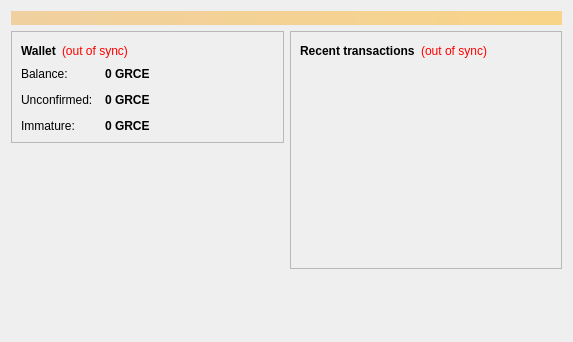
<?xml version="1.0" encoding="UTF-8"?>
<ui version="4.0">
 <class>OverviewPage</class>
 <widget class="QWidget" name="OverviewPage">
  <property name="geometry">
   <rect>
    <x>0</x>
    <y>0</y>
    <width>573</width>
    <height>342</height>
   </rect>
  </property>
  <property name="windowTitle">
   <string>Form</string>
  </property>
  <layout class="QVBoxLayout" name="topLayout">
   <item>
    <widget class="QLabel" name="labelAlerts">
     <property name="visible">
      <bool>false</bool>
     </property>
     <property name="styleSheet">
      <string notr="true">background-color: qlineargradient(x1: 0, y1: 0, x2: 1, y2: 0, stop:0 #F0D0A0, stop:1 #F8D488); color:#000000;</string>
     </property>
     <property name="wordWrap">
      <bool>true</bool>
     </property>
     <property name="margin">
      <number>3</number>
     </property>
    </widget>
   </item>
   <item>
    <layout class="QHBoxLayout" name="horizontalLayout" stretch="1,1">
     <item>
      <layout class="QVBoxLayout" name="verticalLayout_2">
       <item>
        <widget class="QFrame" name="frame">
         <property name="frameShape">
          <enum>QFrame::StyledPanel</enum>
         </property>
         <property name="frameShadow">
          <enum>QFrame::Raised</enum>
         </property>
         <layout class="QVBoxLayout" name="verticalLayout_4">
          <item>
           <layout class="QHBoxLayout" name="horizontalLayout_4">
            <item>
             <widget class="QLabel" name="label_5">
              <property name="font">
               <font>
                <weight>75</weight>
                <bold>true</bold>
               </font>
              </property>
              <property name="text">
               <string>Wallet</string>
              </property>
             </widget>
            </item>
            <item>
             <widget class="QLabel" name="labelWalletStatus">
              <property name="toolTip">
               <string>The displayed information may be out of date. Your wallet automatically synchronizes with the GreeceCoin network after a connection is established, but this process has not completed yet.</string>
              </property>
              <property name="styleSheet">
               <string notr="true">QLabel { color: red; }</string>
              </property>
              <property name="text">
               <string notr="true">(out of sync)</string>
              </property>
              <property name="alignment">
               <set>Qt::AlignLeading|Qt::AlignLeft|Qt::AlignVCenter</set>
              </property>
             </widget>
            </item>
            <item>
             <spacer name="horizontalSpacer_2">
              <property name="orientation">
               <enum>Qt::Horizontal</enum>
              </property>
              <property name="sizeHint" stdset="0">
               <size>
                <width>40</width>
                <height>20</height>
               </size>
              </property>
             </spacer>
            </item>
           </layout>
          </item>
          <item>
           <layout class="QFormLayout" name="formLayout_2">
            <property name="fieldGrowthPolicy">
             <enum>QFormLayout::AllNonFixedFieldsGrow</enum>
            </property>
            <property name="horizontalSpacing">
             <number>12</number>
            </property>
            <property name="verticalSpacing">
             <number>12</number>
            </property>
            <item row="0" column="0">
             <widget class="QLabel" name="label">
              <property name="text">
               <string>Balance:</string>
              </property>
             </widget>
            </item>
            <item row="0" column="1">
             <widget class="QLabel" name="labelBalance">
              <property name="font">
               <font>
                <weight>75</weight>
                <bold>true</bold>
               </font>
              </property>
              <property name="cursor">
               <cursorShape>IBeamCursor</cursorShape>
              </property>
              <property name="toolTip">
               <string>Your current balance</string>
              </property>
              <property name="text">
               <string notr="true">0 GRCE</string>
              </property>
              <property name="textInteractionFlags">
               <set>Qt::LinksAccessibleByMouse|Qt::TextSelectableByKeyboard|Qt::TextSelectableByMouse</set>
              </property>
             </widget>
            </item>
            <item row="1" column="0">
             <widget class="QLabel" name="label_3">
              <property name="text">
               <string>Unconfirmed:</string>
              </property>
             </widget>
            </item>
            <item row="1" column="1">
             <widget class="QLabel" name="labelUnconfirmed">
              <property name="font">
               <font>
                <weight>75</weight>
                <bold>true</bold>
               </font>
              </property>
              <property name="cursor">
               <cursorShape>IBeamCursor</cursorShape>
              </property>
              <property name="toolTip">
               <string>Total of transactions that have yet to be confirmed, and do not yet count toward the current balance</string>
              </property>
              <property name="text">
               <string notr="true">0 GRCE</string>
              </property>
              <property name="textInteractionFlags">
               <set>Qt::LinksAccessibleByMouse|Qt::TextSelectableByKeyboard|Qt::TextSelectableByMouse</set>
              </property>
             </widget>
            </item>
            <item row="2" column="0">
             <widget class="QLabel" name="labelImmatureText">
              <property name="text">
               <string>Immature:</string>
              </property>
             </widget>
            </item>
            <item row="2" column="1">
             <widget class="QLabel" name="labelImmature">
              <property name="font">
               <font>
                <weight>75</weight>
                <bold>true</bold>
               </font>
              </property>
              <property name="toolTip">
               <string>Mined balance that has not yet matured</string>
              </property>
              <property name="text">
               <string notr="true">0 GRCE</string>
              </property>
              <property name="textInteractionFlags">
               <set>Qt::LinksAccessibleByMouse|Qt::TextSelectableByKeyboard|Qt::TextSelectableByMouse</set>
              </property>
             </widget>
            </item>
           </layout>
          </item>
         </layout>
        </widget>
       </item>
       <item>
        <spacer name="verticalSpacer">
         <property name="orientation">
          <enum>Qt::Vertical</enum>
         </property>
         <property name="sizeHint" stdset="0">
          <size>
           <width>20</width>
           <height>40</height>
          </size>
         </property>
        </spacer>
       </item>
        <item>
         <widget class="QLabel" name="label_wallet_bgcoin">
          <property name="text">
           <string/>
          </property>
          <property name="pixmap">
           <pixmap resource="../bitcoin.qrc">:/images/wallet_bgcoin</pixmap>
          </property>
          <property name="scaledContents">
           <bool>false</bool>
          </property>
          <property name="alignment">
           <set>Qt::AlignCenter</set>
          </property>
          <property name="margin">
           <number>-2</number>
          </property>
         </widget>
        </item>
        <item>
         <widget class="QLabel" name="label_6">
          <property name="text">
           <string/>
          </property>
         </widget>
        </item>
      </layout>
     </item>
     <item>
      <layout class="QVBoxLayout" name="verticalLayout_3">
       <item>
        <widget class="QFrame" name="frame_2">
         <property name="frameShape">
          <enum>QFrame::StyledPanel</enum>
         </property>
         <property name="frameShadow">
          <enum>QFrame::Raised</enum>
         </property>
         <layout class="QVBoxLayout" name="verticalLayout">
          <item>
           <layout class="QHBoxLayout" name="horizontalLayout_2">
            <item>
             <widget class="QLabel" name="label_4">
              <property name="text">
               <string>&lt;b&gt;Recent transactions&lt;/b&gt;</string>
              </property>
             </widget>
            </item>
            <item>
             <widget class="QLabel" name="labelTransactionsStatus">
              <property name="toolTip">
               <string>The displayed information may be out of date. Your wallet automatically synchronizes with the GreeceCoin network after a connection is established, but this process has not completed yet.</string>
              </property>
              <property name="styleSheet">
               <string notr="true">QLabel { color: red; }</string>
              </property>
              <property name="text">
               <string notr="true">(out of sync)</string>
              </property>
              <property name="alignment">
               <set>Qt::AlignRight|Qt::AlignTrailing|Qt::AlignVCenter</set>
              </property>
             </widget>
            </item>
            <item>
             <spacer name="horizontalSpacer">
              <property name="orientation">
               <enum>Qt::Horizontal</enum>
              </property>
              <property name="sizeHint" stdset="0">
               <size>
                <width>40</width>
                <height>20</height>
               </size>
              </property>
             </spacer>
            </item>
           </layout>
          </item>
          <item>
           <widget class="QListView" name="listTransactions">
            <property name="styleSheet">
             <string notr="true">QListView { background: transparent; }</string>
            </property>
            <property name="frameShape">
             <enum>QFrame::NoFrame</enum>
            </property>
            <property name="verticalScrollBarPolicy">
             <enum>Qt::ScrollBarAlwaysOff</enum>
            </property>
            <property name="horizontalScrollBarPolicy">
             <enum>Qt::ScrollBarAlwaysOff</enum>
            </property>
            <property name="selectionMode">
             <enum>QAbstractItemView::NoSelection</enum>
            </property>
           </widget>
          </item>
         </layout>
        </widget>
       </item>
       <item>
        <spacer name="verticalSpacer_2">
         <property name="orientation">
          <enum>Qt::Vertical</enum>
         </property>
         <property name="sizeHint" stdset="0">
          <size>
           <width>20</width>
           <height>40</height>
          </size>
         </property>
        </spacer>
       </item>
      </layout>
     </item>
    </layout>
   </item>
  </layout>
 </widget>
 <resources/>
 <connections/>
</ui>
